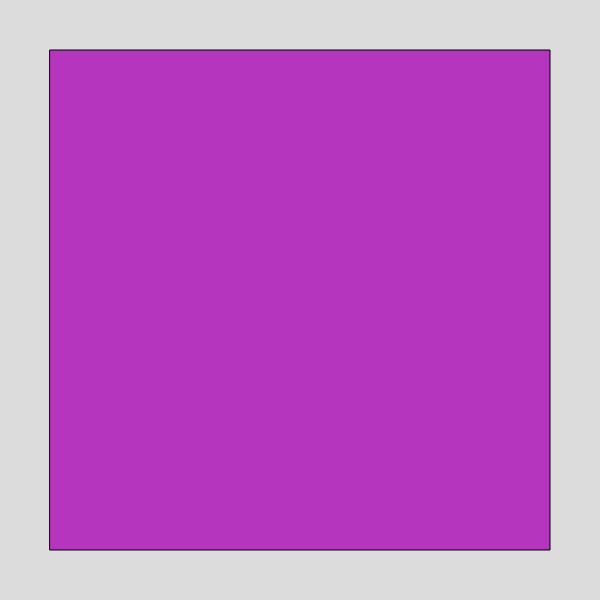
Frame 1 (no input)
Frame 60 (no input): identical to frame 1, image omitted
Frame 120 (the mouse pressed at the canvas centre since frame 60): identical to frame 1, image omitted

The p5.js sketch that drew this single still picture (run headless with seeded random() and noise() and a simulated clock; from frame 60 on, the mouse is pressed at the canvas centre):

// p5.js sketch
// ── sketch.js
let fillColour;
let x = 50;
let y = 50;

function setup() {

    createCanvas(600, 600);
    fillColour = color(random(255), random(255), random(255));
}

function draw() {
background(220);
    fill(fillColour);
    rect(x, y, 500, 500);
}

function keyPressed() {
    if (keyCode === UP_ARROW) {
        y -= 5;
    } 
    if (keyCode === DOWN_ARROW) {
        y += 5;
    }
    if (keyCode === LEFT_ARROW) {
        x -= 5;
    }
    if (keyCode === RIGHT_ARROW) {
        x += 5;
    }

    if (key === 'w' || key === 'W') {
        y -= 5;
    } 
    if (key === 's' || key === 'S') {
        y += 5;
    }
    if (key === 'a' || key === 'A') {
        x -= 5;
    }
    if (key === 'd' || key === 'D') {
        x += 5;
    }


}

function mouseClicked() {
        fillColour = color(random(255), random(255), random(255));
    }

// ── check-exercise2-2.html
<!DOCTYPE html>
<html lang="en">
  <head>
    <meta charset="utf-8" />
    <meta name="viewport" content="width=device-width, initial-scale=1.0">

    <title>PDM1 - W3P1 - Exercise 2.2</title>

    <link href="https://cdn.jsdelivr.net/npm/bootstrap@5.3.1/dist/css/bootstrap.min.css" rel="stylesheet" integrity="sha384-4bw+/aepP/YC94hEpVNVgiZdgIC5+VKNBQNGCHeKRQN+PtmoHDEXuppvnDJzQIu9" crossorigin="anonymous">
    <link rel="stylesheet" type="text/css" href="../lib/main-styles.css">
    <script src="https://cdn.jsdelivr.net/npm/bootstrap@5.3.1/dist/js/bootstrap.bundle.min.js" integrity="sha384-HwwvtgBNo3bZJJLYd8oVXjrBZt8cqVSpeBNS5n7C8IVInixGAoxmnlMuBnhbgrkm" crossorigin="anonymous"></script>
    <script src="../lib/libraries/p5.min.js"></script>
  </head>

  <body>
    <h1>Check My Work: Exercise 2.2</h1>
    <div class="guidance">
        <h2>Test results</h2>
        <div id="results">
            <p>Waiting for p5js...</p>
            <div class="fade-in">
                <p>Been waiting a while? The tests won't run until sketch.js contains 
                    the minimum code for a basic sketch. Your code should look something 
                    like this:
                </p>
                <pre>
function setup() {
    createCanvas(100, 100);
}

function draw() {

}
                </pre>
            </div>
        </div>
    </div>
    <script src="../lib/preload.js"></script>
    <script src="sketch.js"></script>
    <script src="../lib/test-utils.js" type="module"></script>
    <script src="assets/exercise2-2-tests.js" type="module"></script>
  </body>
</html>

// ── exercise2-2.html
<!DOCTYPE html>
<html lang="en">
  <head>
    <meta charset="utf-8" />
    <meta name="viewport" content="width=device-width, initial-scale=1.0">

    <title>PDM1 - W3P1 - Exercise 2.2</title>

    <link href="https://cdn.jsdelivr.net/npm/bootstrap@5.3.1/dist/css/bootstrap.min.css" rel="stylesheet" integrity="sha384-4bw+/aepP/YC94hEpVNVgiZdgIC5+VKNBQNGCHeKRQN+PtmoHDEXuppvnDJzQIu9" crossorigin="anonymous">
    <link rel="stylesheet" type="text/css" href="../lib/main-styles.css">
    <script src="https://cdn.jsdelivr.net/npm/bootstrap@5.3.1/dist/js/bootstrap.bundle.min.js" integrity="sha384-HwwvtgBNo3bZJJLYd8oVXjrBZt8cqVSpeBNS5n7C8IVInixGAoxmnlMuBnhbgrkm" crossorigin="anonymous"></script>
    <script src="../lib/libraries/p5.min.js"></script>
  </head>

  <body>
    <h1>Exercise 2.2</h1>
    <p>Your sketch:</p>
    <div class="guidance">
        <h2>Instructions</h2>
        <div>
            <p>Copy and paste your code for the previous exercise into <strong>exercise2-2/sketch.js</strong>.</p>
            <p>Add functionality that will give the shape a new random fill colour whenever the mouse is <em>released</em>. You 
            can use either the <a href="https://p5js.org/reference/p5/mouseReleased" target="_blank"><code>mouseReleased()</code></a> event 
            function or <a href="https://p5js.org/reference/p5/mouseClicked" target="_blank"><code>mouseClicked()</code></a>. Also try 
            <a href="https://p5js.org/reference/p5/mousePressed" target="_blank"><code>mousePressed()</code></a> to get a feel for the differences.</p>
            <p>When you are done, check your work using <a href="./check-exercise2-2.html">check-exercise2-2.html</a>.</p>
            <p>Expected output:</p>
            <p>
                <video width="600" height="600" controls>
                    <source src="./assets/exercise2-2.mov" type="video/mp4">
                    Your browser does not support the video tag.
                 </video>
            </p>
        </div>
        <div>
            <button class="btn btn-primary hint" type="button" data-bs-toggle="collapse" data-bs-target="#hint" aria-expanded="false" aria-controls="hint">
                Hint
            </button>
            <div class="collapse" id="hint">
                <div class="card card-body">
                    <p>Choose a mouse event function to implement. See the p5.js reference and lecture examples if you're not sure how to do this.</p>
                    <p>To change the fill colour, copy the line of code that sets the random fill value (in <code>setup()</code>) into the 
                    event function. Don't forget to call <code>fill()</code> after changing the colour.</p>
                    <p>Useful links in the p5.js reference:</p>
                    <ul>
                        <li><a href="https://p5js.org/reference/p5/random" target="_blank"><code>random()</code></a>.</li>
                        <li><a href="https://p5js.org/reference/p5/color" target="_blank"><code>color()</code></a></li>
                        <li><a href="https://p5js.org/reference/p5/mouseClicked" target="_blank"><code>mouseClicked()</code></a></li>
                        <li><a href="https://p5js.org/reference/p5/mousePressed" target="_blank"><code>mousePressed()</code></a></li>
                        <li><a href="https://p5js.org/reference/p5/mouseReleased" target="_blank"><code>mouseReleased()</code></a></li>
                    </ul>
                </div>
            </div>
        </div>
    </div>
    <script src="sketch.js"></script>
  </body>
</html>
